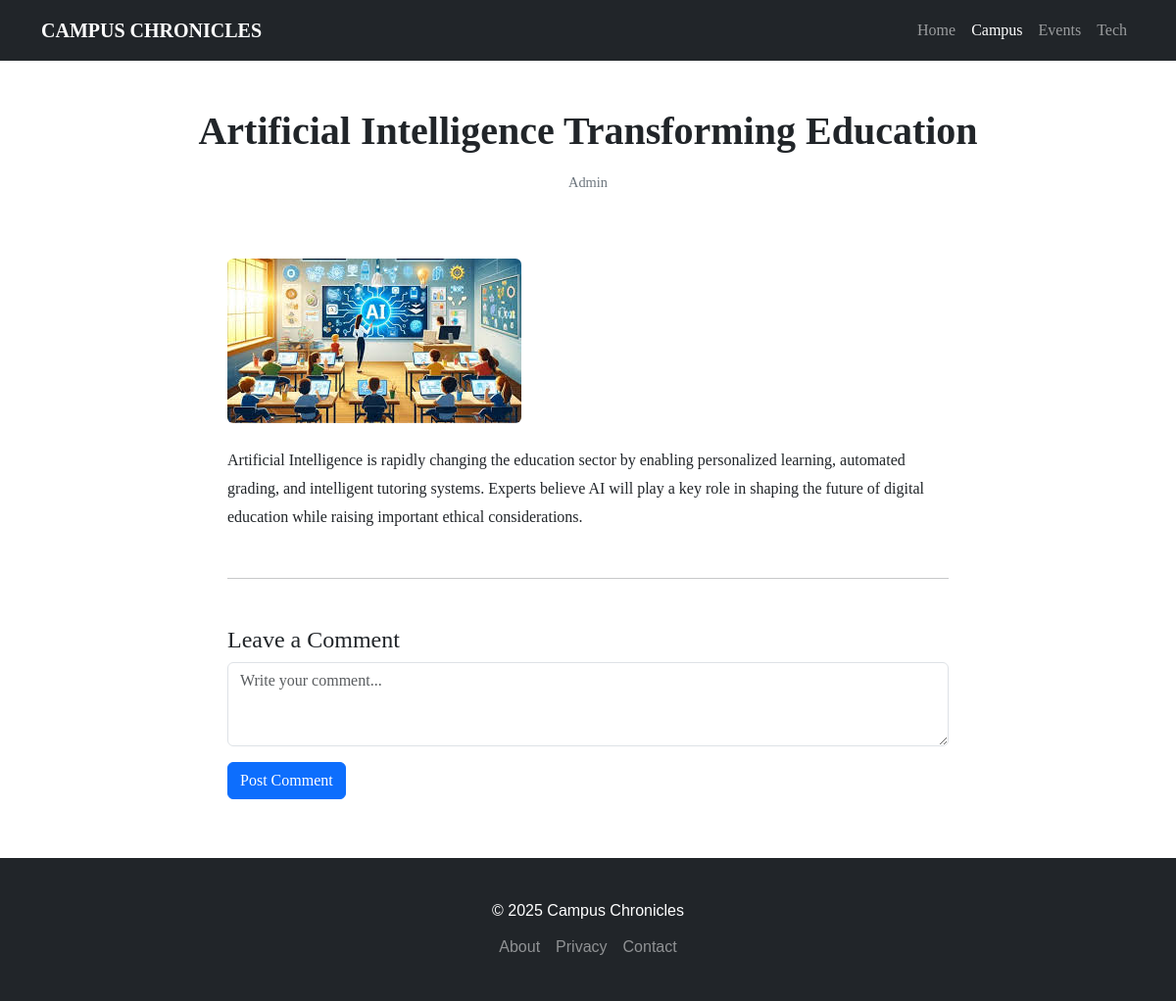
Screenshot of /detail/3/ with the database file from the repository.
### test2/models.py (models this page shows, shortened)
class Article(models.Model):
    CATEGORY_CHOICES = [
        ('Campus', 'Campus'),
        ('Events', 'Events'),
        ('Tech', 'Tech'),
        ('Academics', 'Academics'),
    ]
    title = models.CharField(max_length=200)
    description = models.TextField()
    category = models.CharField(max_length=50, choices=CATEGORY_CHOICES)
    image = models.ImageField(upload_to='articles/')
    author = models.CharField(max_length=100, default="Admin")
    created_at = models.DateTimeField(auto_now_add=True)

### test2/views.py (the view)
# urls.py: path("detail/<int:pk>/", detail, name="detail_url"),
def detail(request, pk):
    article = get_object_or_404(Article, pk=pk)
    return render(request, "detail.html", {"article": article})

### test2/templates/detail.html (shortened to what this page needs)
<!DOCTYPE html>
<html lang="en">
<head>
    <link href="https://cdn.jsdelivr.net/npm/bootstrap@5.3.0/dist/css/bootstrap.min.css" rel="stylesheet">
</head>
<body>
<nav class="navbar navbar-expand-lg navbar-dark bg-dark sticky-top">
    <div class="container">
        <a class="navbar-brand fw-bold" href="{% url 'home_url' %}">CAMPUS CHRONICLES</a>
        <div class="collapse navbar-collapse" id="navMenu">
            <ul class="navbar-nav ms-auto">
                <li class="nav-item"><a class="nav-link" href="{% url 'home_url' %}">Home</a></li>
                <li class="nav-item"><a class="nav-link active" href="#">Campus</a></li>
                <li class="nav-item"><a class="nav-link" href="#">Events</a></li>
                <li class="nav-item"><a class="nav-link" href="#">Tech</a></li>
            </ul>
        </div>
    </div>
</nav>
<header class="py-5 text-center">
    <div class="container">
        <h1 class="fw-bold mb-3">{{ article.title }}</h1>
        <p class="meta">{{ article.author }}</p>
    </div>
</header>
<div class="container">
    <div class="row justify-content-center">
        <div class="col-lg-8">
            <img src="{{ article.image.url }}"
                 class="img-fluid rounded mb-4" alt="Library">
            <p>
                {{ article.description }}
            </p>
            <hr class="my-5">
            <h4>Leave a Comment</h4>
            <textarea class="form-control mb-3" rows="3" placeholder="Write your comment..."></textarea>
            <button class="btn btn-primary">Post Comment</button>
        </div>
    </div>
</div>
<footer>
    <div class="container text-center">
        <p class="mb-2">© 2025 Campus Chronicles</p>
        <div class="d-flex justify-content-center gap-3">
            <a href="#" class="text-white-50 text-decoration-none">About</a>
            <a href="#" class="text-white-50 text-decoration-none">Privacy</a>
            <a href="#" class="text-white-50 text-decoration-none">Contact</a>
        </div>
    </div>
</footer>
</body>
</html>

### test2/templates/detail.html (style rules this page uses)
body { font-family: Georgia, serif; line-height: 1.8; }
.meta { font-size: 0.9rem; color: #6c757d; }
footer { background-color: #212529; color: white; padding: 40px 0; margin-top: 60px; font-family: sans-serif; }

### rows the page displays
Article: title "Artificial Intelligence Transforming Education", author "Admin", image (picture), description "Artificial Intelligence is rapidly changing the education sector by enabling personalized learning, automated grading, and intelligent tutoring systems. Experts believe AI will play a key role in shaping the future of digital education while raising important ethical considerations."
